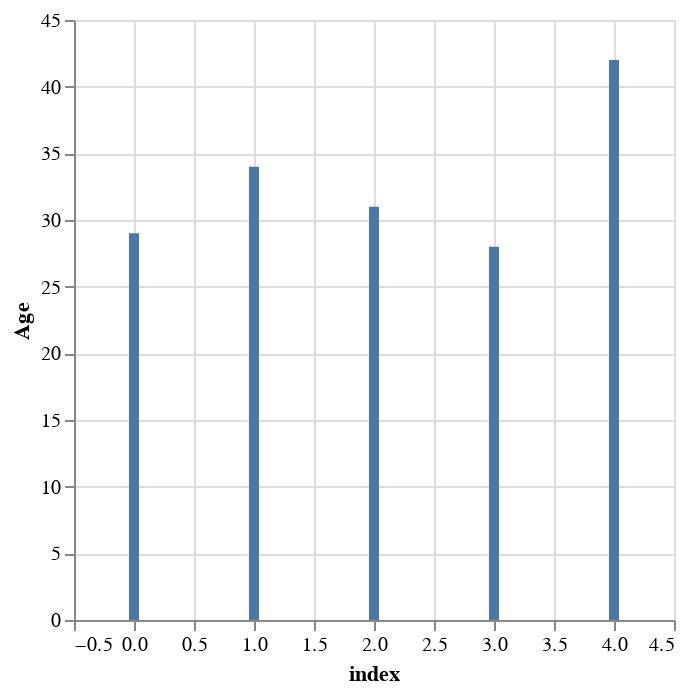

Here is the notebook cell this chart was saved with:
### Code cell
df1['Age'].plot.bar()

### Figure 1 — Vega-Lite specification as saved in the notebook (floating-point values rounded to 4 significant figures)
{"config": {"view": {"continuousWidth": 300, "continuousHeight": 300}}, "data": {"name": "data-2749f7c70b40ffe61dbc80cfc9d103e0"}, "mark": {"type": "bar", "tooltip": true}, "encoding": {"x": {"field": "index", "type": "quantitative"}, "y": {"field": "Age", "type": "quantitative"}}, "params": [{"name": "param_4", "select": {"type": "interval", "encodings": ["x", "y"]}, "bind": "scales"}], "$schema": "https://vega.github.io/schema/vega-lite/v5.20.1.json", "datasets": {"data-2749f7c70b40ffe61dbc80cfc9d103e0": [{"index": 0, "Age": 29}, {"index": 1, "Age": 34}, {"index": 2, "Age": 31}, {"index": 3, "Age": 28}, {"index": 4, "Age": 42}]}}
